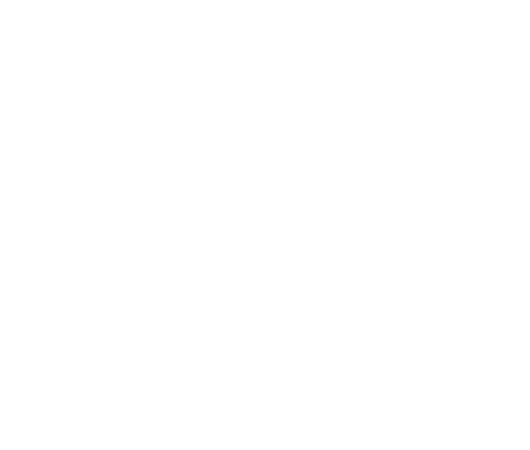
Frame 1 (no input)
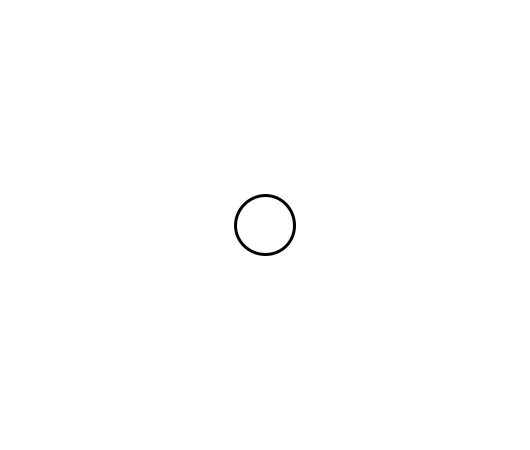
Frame 60 (the mouse pressed at the canvas centre just before this capture)
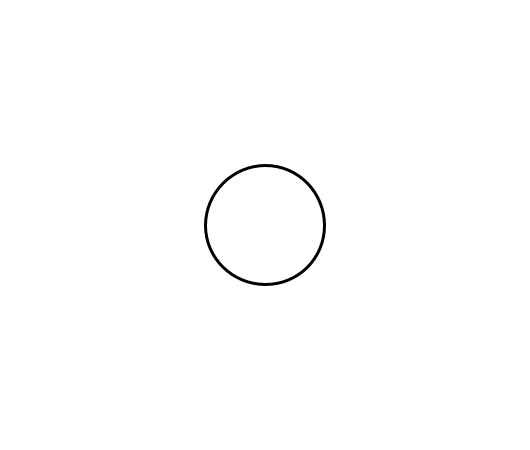
Frame 120 (the mouse held since frame 60 and released just before this capture)

The Processing sketch that drew these frames (run headless with seeded random() and noise(); from frame 60 on, the mouse is pressed at the canvas centre):

// Processing sketch: sketch_260219f
// ── sketch_260219f.pde
int w;

void setup() {
  size(530, 450);
  w = 0;
  strokeWeight(3);
}

void draw() {
  background(255);

  ellipse(265, 225, w, w);

  w = w + 1;

  if (w > 650) {
    w = 0;
  }
}
